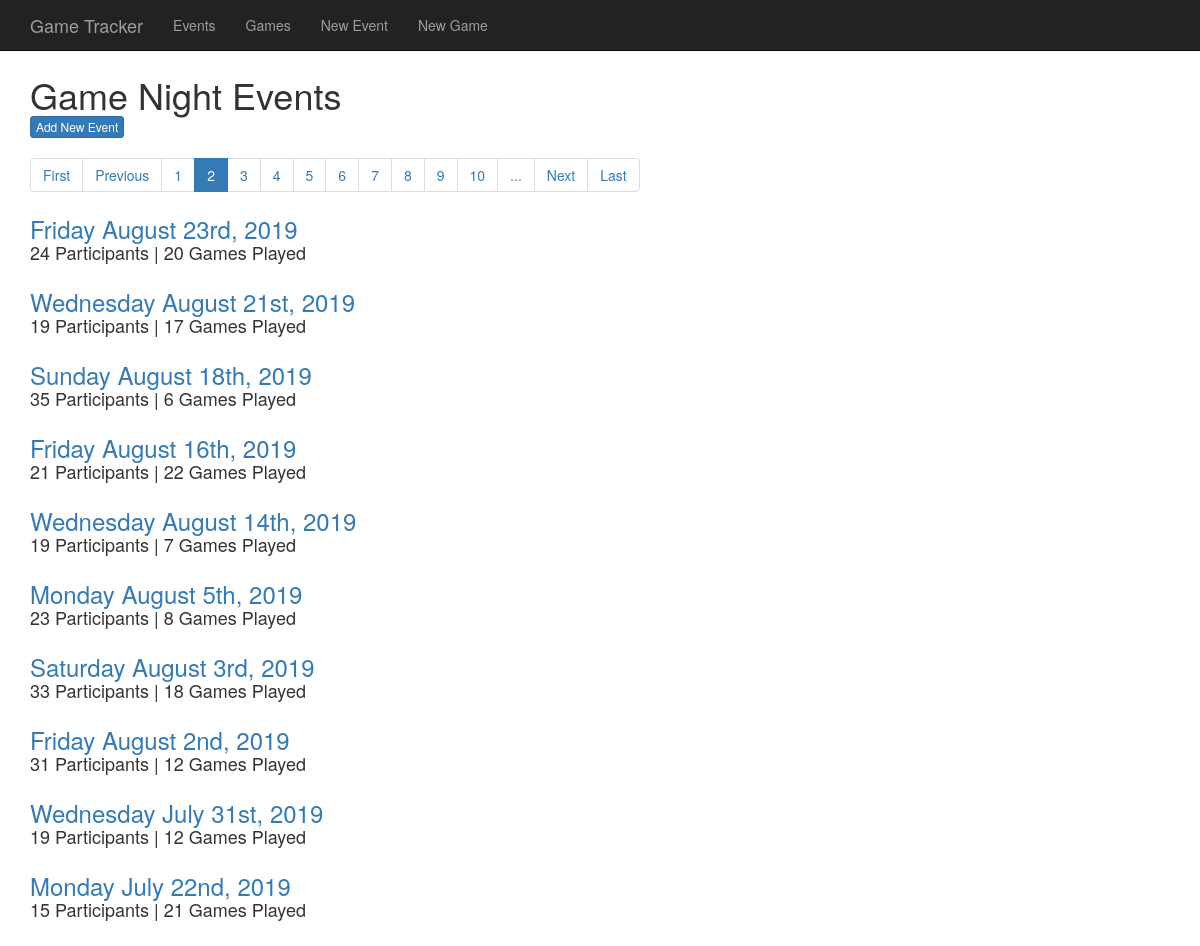
Screenshot of /events/?page=2 with the database file from the repository.
### GameTracker/models.py (models this page shows, shortened)
class Event(models.Model):
	date = models.DateField(unique=True)
	player_count = models.PositiveSmallIntegerField(verbose_name='Number of Participants')
	games = models.ManyToManyField(Game, through='PlayedGame')
	class Meta:
		ordering = ['-date']

### GameTracker/views.py (the view)
# urls.py: url(r'^events/$',views.event_list_view,name='event_list'),
def event_list_view(request):
	event_list = Event.objects.all()
	paginator = Paginator(event_list, 10)
	page = request.GET.get('page')
	try:
		events = paginator.page(page)
		page = int(page)
		if paginator.num_pages > 10:
			if page <= 6:
				nav_list = list(range(1,11))
			elif paginator.num_pages - page < 6:
				nav_list = list(range(paginator.num_pages-10,paginator.num_pages+1))
			else:
				nav_list = list(range(page-5,page+6))
		else:
			nav_list = list(range(1,paginator.num_pages+1))
	except PageNotAnInteger:
		return redirect('/events/?page=1')
	except EmptyPage:
		return redirect('/events/?page=' + str(paginator.num_pages))
	return render(request, 'GameTracker/event_list.html', {'events': events,'nav_list':nav_list})

### templates/GameTracker/event_list.html (shortened to what this page needs)
{% extends 'base.html' %}
{% block body_block %}
	<span class="h1">Game Night Events</span>
	<br />
	<a class="btn btn-xs btn-primary" href="{% url 'GameTracker:event_new' %}">Add New Event</a>
	{% if not events %}
		<div class="alert alert-info fit-content">
			<h3>Unfortunately, there are no events to display. Please create a new event.</h3>
		</div>
	{% else %}
		<nav aria-label="...">
			<ul class="pagination">
				<li class="page-item"><a class="page-link" href="?page=1">First</a></li>
				{% if events.has_previous %}
					<li class="page-item"><a class="page-link" href="?page={{ events.previous_page_number }}">Previous</a></li>
				{% else %}
					<li class="page-item disabled"><a class="page-link" href="#">Previous</a></li>
				{% endif %}
				{% for page_num in nav_list %}
					{% if page_num == events.number %}
						<li class="page-item active"><a class="page-link" href="?page={{page_num}}">{{page_num}}<span class="sr-only">(current)</a></li>
					{% else %}
						<li class="page-item"><a class="page-link" href="?page={{page_num}}">{{page_num}}</a></li>
					{% endif %}
				{% endfor %}
				{% if nav_list|last < events.paginator.num_pages %}
					<li class="page-item disabled"><span>...</span></li>
				{% endif %}
				{% if events.has_next %}
					<li class="page-item"><a class="page-link" href="?page={{ events.next_page_number }}">Next</a></li>
				{% else %}
					<li class="page-item disabled"><a class="page-link" href="#">Next</a></li>
				{% endif %}
				<li class="page-item"><a class="page-link" href="?page={{ events.paginator.num_pages }}">Last</a></li>
			</ul>
		</nav>
		{% for event in events %}
			<div class="event-title-block">
				<p>
					<a href="{% url 'GameTracker:event_detail' pk=event.pk %}"><span class="h3">{{event.date|date:'l F jS, Y'}}</span></a>
					<br />
					<span class="h4">{{event.player_count}} Participants | {{event.games.count}} Games Played</span>
				</p>
			</div>
		{% endfor %}
	{% endif %}
{% endblock %}

### static/css/GameTracker.css (style rules this page uses)
.navbar, { font-size: 1.25em; }
.event-title-block { padding-bottom: 15px; }

### rows the page displays
Event: date "Friday August 23rd, 2019", player_count "24", games.count "20"
Event: date "Wednesday August 21st, 2019", player_count "19", games.count "17"
Event: date "Sunday August 18th, 2019", player_count "35", games.count "6"
Event: date "Friday August 16th, 2019", player_count "21", games.count "22"
Event: date "Wednesday August 14th, 2019", player_count "19", games.count "7"
Event: date "Monday August 5th, 2019", player_count "23", games.count "8"
Event: date "Saturday August 3rd, 2019", player_count "33", games.count "18"
Event: date "Friday August 2nd, 2019", player_count "31", games.count "12"
Event: date "Wednesday July 31st, 2019", player_count "19", games.count "12"
Event: date "Monday July 22nd, 2019", player_count "15", games.count "21"

### other values shown
{{ page_num }} "1" "3" "4" "5" "6" "7" "8" "9" "10"
{{ page_num }} "2"
